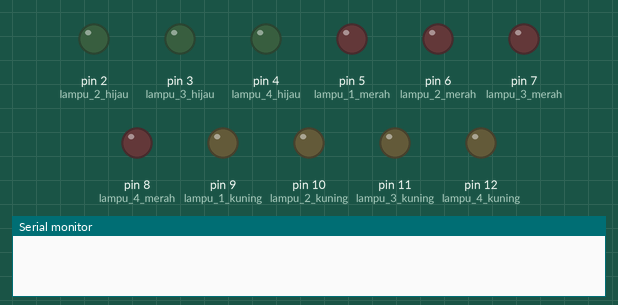
This sketch was run on a simulated Arduino Uno, built with avr-gcc and run on an emulated ATmega328P. Parts: output pins drawn as LEDs (lit = HIGH), the last lines printed to the serial monitor. Pins used as bus, display or sensor lines are not drawn.

Above: at 0.1 s.
At 2.1 s:
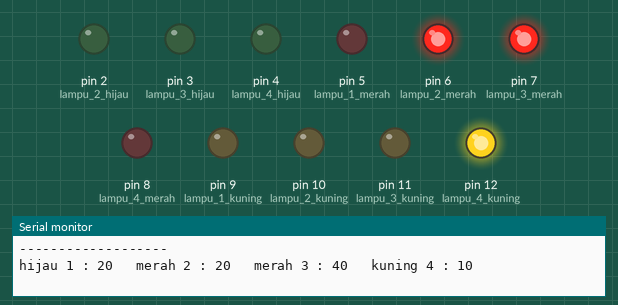
At 12.1 s:
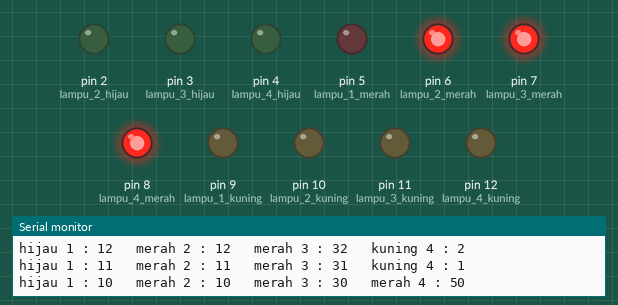
At 22.1 s:
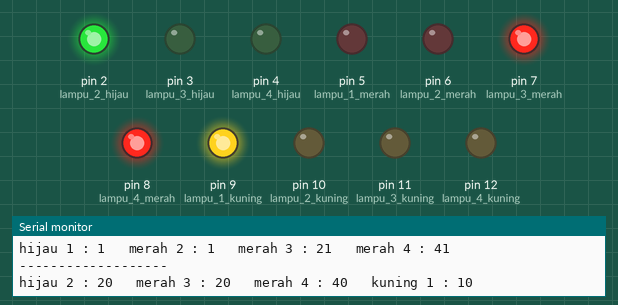
At 32.1 s:
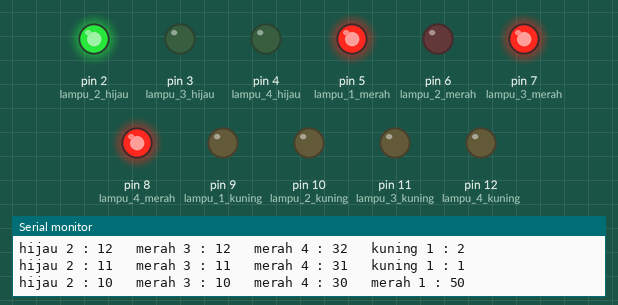
Timing chart, 0 to 33.6 s (numbered marks = the images above):
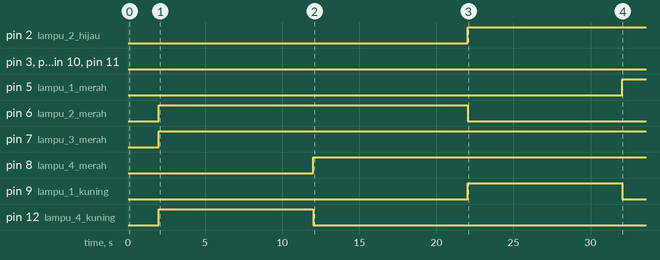

Measured:
- by itself, pin 2 (lampu_2_hijau): LOW → HIGH at 22.0 s
- by itself, pin 5 (lampu_1_merah): LOW → HIGH at 32.1 s
- by itself, pin 6 (lampu_2_merah): LOW → HIGH at 2.0 s, → LOW 20.0 s later
- by itself, pin 7 (lampu_3_merah): LOW → HIGH at 2.0 s
- by itself, pin 8 (lampu_4_merah): LOW → HIGH at 12.0 s
- by itself, pin 9 (lampu_1_kuning): LOW → HIGH at 22.0 s, → LOW 10.0 s later
- by itself, pin 12 (lampu_4_kuning): LOW → HIGH at 2.0 s, → LOW 10.0 s later

The sketch:

traffic_light_auto.ino
```cpp
// ==================================================================
//  title   = traffic light
//  author  = Danu andrean
//  date    = 26/01/2020
//
//  note    = rumus menentukan timer merah, M = (H*2)+(H-K);
//          = m = merah
//            k = kuning
//            h = hijau
//====================================================================


//*****************masukan ke pin output sesui hardware**************
int lampu_1_hijau = 1;
int lampu_2_hijau = 2;
int lampu_3_hijau = 3;
int lampu_4_hijau = 4;

int lampu_1_merah = 5;
int lampu_2_merah = 6;
int lampu_3_merah = 7;
int lampu_4_merah = 8;

int lampu_1_kuning = 9;
int lampu_2_kuning = 10;
int lampu_3_kuning = 11;
int lampu_4_kuning = 12;

//******************************************************************


//nilai timer lampu => timer merah sesuaikan dengan rumus
//----------------------------------------------------------
int timer_merah = 50;
int timer_hijau = 20;
int timer_kuning = 10;
//----------------------------------------------------------

int panel_1_merah = timer_merah;
int panel_2_merah = timer_merah;
int panel_3_merah = timer_merah;
int panel_4_merah = timer_merah;

int panel_1_hijau = timer_hijau;
int panel_2_hijau = timer_hijau;
int panel_3_hijau = timer_hijau;
int panel_4_hijau = timer_hijau;

int panel_1_kuning = timer_kuning;
int panel_2_kuning = timer_kuning;
int panel_3_kuning = timer_kuning;
int panel_4_kuning = timer_kuning;

int time_1_m;
int time_2_m;
int time_3_m;
int time_4_m;

int time_1_h;
int time_2_h;
int time_3_h;
int time_4_h;

int time_1_k;
int time_2_k;
int time_3_k;
int time_4_k;


int keadaan = 1;
int start = 0;


void reset(){
  //mengisi nilai time dengan nilai masukan timer
  time_1_m = panel_1_merah;
  time_2_m = panel_2_merah;
  time_3_m = panel_3_merah;
  time_4_m = panel_4_merah;

  time_1_h = panel_1_hijau;
  time_2_h = panel_2_hijau;
  time_3_h = panel_3_hijau;
  time_4_h = panel_4_hijau;

  time_1_k = panel_1_kuning;
  time_2_k = panel_2_kuning;
  time_3_k = panel_3_kuning;
  time_4_k = panel_4_kuning;

  start = 0;
}

void setup() {
  // put your setup code here, to run once:
  Serial.begin(9600);
  reset();

  pinMode(lampu_1_hijau,OUTPUT);
  pinMode(lampu_2_hijau,OUTPUT);
  pinMode(lampu_3_hijau,OUTPUT);
  pinMode(lampu_4_hijau,OUTPUT);

  pinMode(lampu_1_merah,OUTPUT);
  pinMode(lampu_2_merah,OUTPUT);
  pinMode(lampu_3_merah,OUTPUT);
  pinMode(lampu_4_merah,OUTPUT);

  pinMode(lampu_1_kuning,OUTPUT);
  pinMode(lampu_2_kuning,OUTPUT);
  pinMode(lampu_3_kuning,OUTPUT);
  pinMode(lampu_4_kuning,OUTPUT);
}


void loop() {
  // put your main code here, to run repeatedly:
  delay(1000);

  //algoritma jika mulai || hanya sekali jalan di awal
  if(!start){
     time_2_m = panel_2_merah - panel_2_hijau - panel_2_kuning;
     time_3_m = panel_3_merah - panel_3_kuning;
     start = 1;
  }
  else{
    //hanya reset time merah jika nilai 0

    if(time_1_m == 0) time_1_m = panel_1_merah;
    if(time_2_m == 0) time_2_m = panel_2_merah;
    if(time_3_m == 0) time_3_m = panel_3_merah;
    if(time_4_m == 0) time_4_m = panel_4_merah;

    //algoritma keadaan lampu

    if(keadaan == 1){
      // LOW = mematikan lampu
      // HIGH = menyalakan lampu

      digitalWrite(lampu_4_hijau,LOW);
      digitalWrite(lampu_1_merah,LOW);

      digitalWrite(lampu_1_hijau,HIGH);
      digitalWrite(lampu_2_merah,HIGH);
      digitalWrite(lampu_3_merah,HIGH);
      if(time_1_h == panel_1_hijau){
        Serial.println("-------------------");
      }
      Serial.print("hijau 1 : ");
      Serial.print(time_1_h);
      Serial.print("\t merah 2 : ");
      Serial.print(time_2_m);
      Serial.print("\t merah 3 : ");
      Serial.print(time_3_m);

       time_1_h--;
       time_2_m--;
       time_3_m--;

      if (time_4_k == 0){
        digitalWrite(lampu_4_kuning,LOW);
        digitalWrite(lampu_4_merah,HIGH);

        Serial.print("\t merah 4 : ");
        Serial.println(time_4_m);
        time_4_m--;
      }
      else{
        //ini di hitung terlebih dahulu jika terpenuhi masuk kondisi if di atas
        digitalWrite(lampu_4_kuning,HIGH);

        Serial.print("\t kuning 4 : ");
        Serial.println(time_4_k);
        time_4_k--;
      }
      if (time_1_h == 0){
        keadaan = 2;

        //reset nilai
        time_1_h = panel_1_hijau;
        time_4_k = panel_4_kuning;
      }

    }
    else if(keadaan == 2){
      // LOW = mematikan lampu
      // HIGH = menyalakan lampu

      digitalWrite(lampu_1_hijau,LOW);
      digitalWrite(lampu_2_merah,LOW);

      digitalWrite(lampu_2_hijau,HIGH);
      digitalWrite(lampu_3_merah,HIGH);
      digitalWrite(lampu_4_merah,HIGH);

      if(time_2_h == panel_2_hijau){
        Serial.println("-------------------");
      }
      Serial.print("hijau 2 : ");
      Serial.print(time_2_h);
      Serial.print("\t merah 3 : ");
      Serial.print(time_3_m);
      Serial.print("\t merah 4 : ");
      Serial.print(time_4_m);
      time_2_h--;
      time_3_m--;
      time_4_m--;


      if(time_1_k == 0){
        digitalWrite(lampu_1_kuning,LOW);
        digitalWrite(lampu_1_merah,HIGH);

        Serial.print("\t merah 1 : ");
        Serial.println(time_1_m);
        time_1_m--;
      }
      else{
        digitalWrite(lampu_1_kuning,HIGH);

        Serial.print("\t kuning 1 : ");
        Serial.println(time_1_k);
        time_1_k--;
      }
      if(time_2_h == 0){
        keadaan = 3;

        //reset nilai
        time_2_h = panel_2_hijau;
        time_1_k = panel_1_kuning;
      }
    }

    else if(keadaan == 3){
      // LOW = mematikan lampu
      // HIGH = menyalakan lampu

      digitalWrite(lampu_2_hijau,LOW);
      digitalWrite(lampu_3_merah,LOW);

      digitalWrite(lampu_3_hijau,HIGH);
      digitalWrite(lampu_1_merah,HIGH);
      digitalWrite(lampu_4_merah,HIGH);

      if(time_3_h == panel_3_hijau){
        Serial.println("-------------------");
      }
      Serial.print("hijau 3 : ");
      Serial.print(time_3_h);
      Serial.print("\t merah 1 : ");
      Serial.print(time_1_m);
      Serial.print("\t merah 4 : ");
      Serial.print(time_4_m);
      time_3_h--;
      time_1_m--;
      time_4_m--;

      if(time_2_k == 0){
        digitalWrite(lampu_2_kuning,LOW);
        digitalWrite(lampu_2_merah,HIGH);

        Serial.print("\t merah 2 : ");
        Serial.println(time_2_m);
        time_2_m--;
      }
      else{
        digitalWrite(lampu_2_kuning,HIGH);

        Serial.print("\t kuning 2 : ");
        Serial.println(time_2_k);
        time_2_k--;
      }
      if (time_3_h == 0){
        keadaan = 4;

        //reset nilai
        time_3_h = panel_3_hijau;
        time_2_k = panel_2_kuning;
      }
    }
    else if(keadaan == 4){
      // LOW = mematikan lampu
      // HIGH = menyalakan lampu

      digitalWrite(lampu_3_hijau,LOW);
      digitalWrite(lampu_4_merah,LOW);

      digitalWrite(lampu_4_hijau,HIGH);
      digitalWrite(lampu_2_merah,HIGH);
      digitalWrite(lampu_1_merah,HIGH);

      if(time_4_h == panel_4_hijau){
        Serial.println("-------------------");
      }
      Serial.print("hijau 4 : ");
      Serial.print(time_4_h);
      Serial.print("\t merah 2 : ");
      Serial.print(time_2_m);
      Serial.print("\t merah 1 : ");
      Serial.print(time_1_m);
      time_4_h--;
      time_2_m--;
      time_1_m--;

      if(time_3_k == 0){
        digitalWrite(lampu_3_kuning,LOW);
        digitalWrite(lampu_3_merah,HIGH);

        Serial.print("\t merah 3 : ");
        Serial.println(time_3_m);
        time_3_m--;
      }
      else{
        digitalWrite(lampu_3_kuning,HIGH);

        Serial.print("\t kuning 3 : ");
        Serial.println(time_3_k);
        time_3_k--;
      }
      if(time_4_h == 0){
        keadaan = 1;

        //reset nilai
        time_4_h = panel_4_hijau;
        time_3_k = panel_3_kuning;
      }
    }//akhir keadaan 4

  }
}
```
